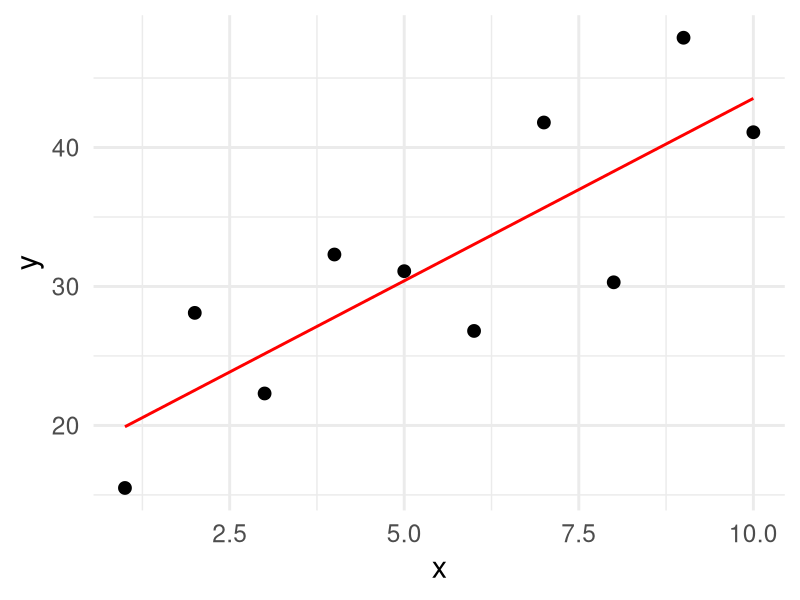
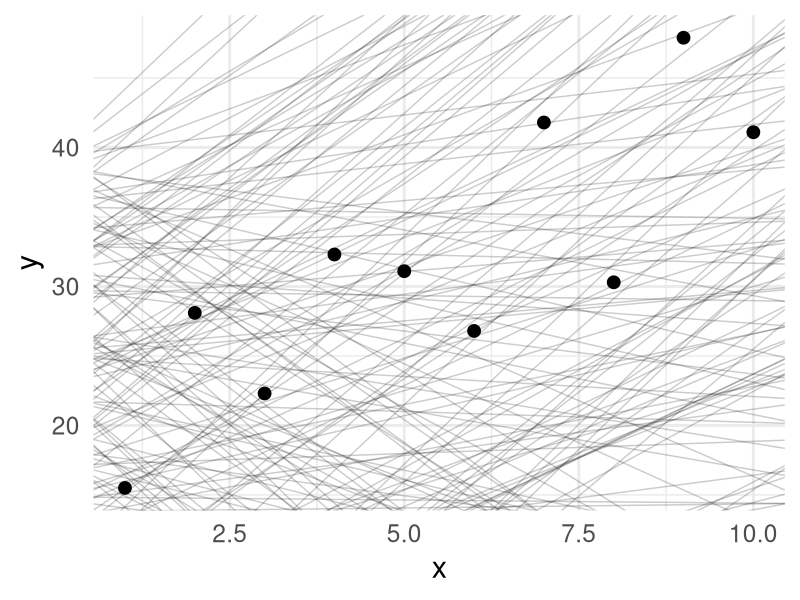
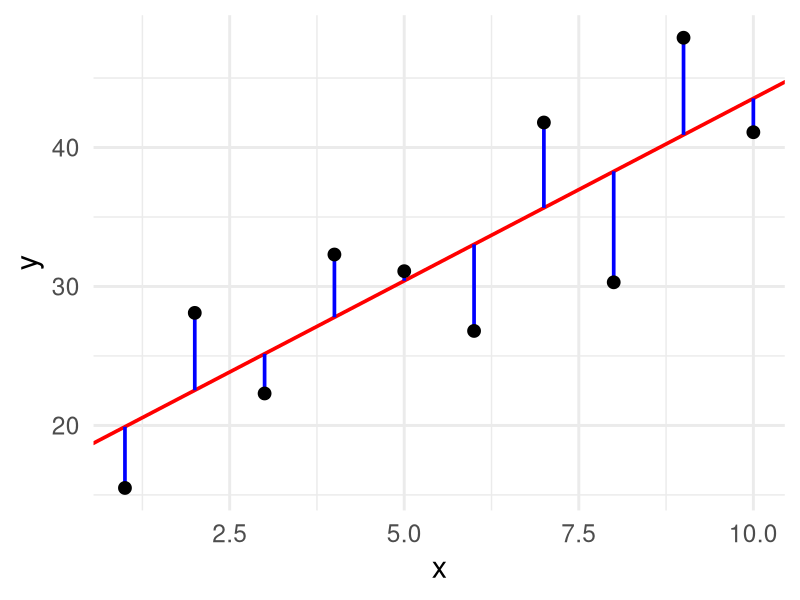
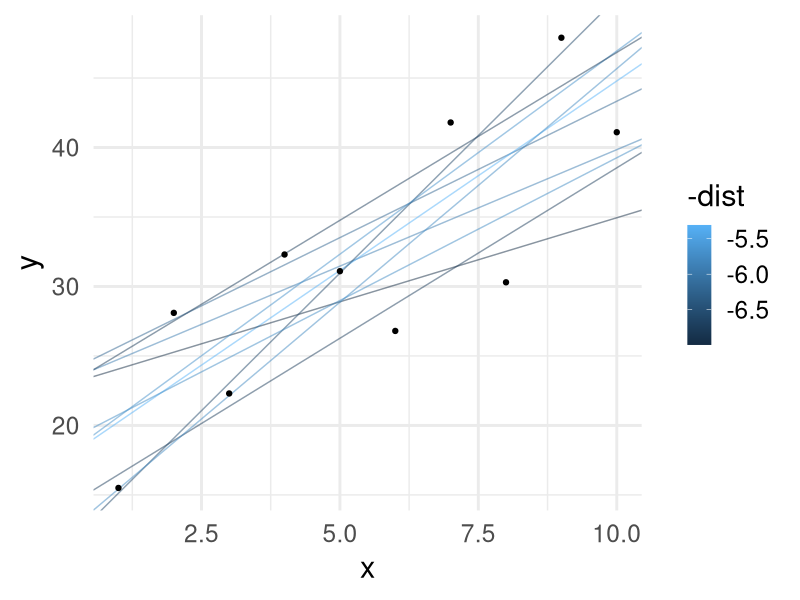
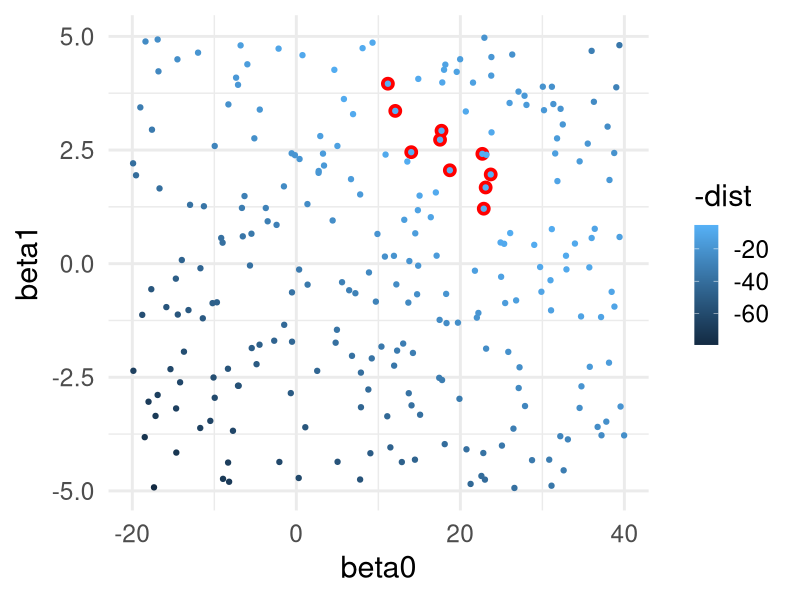
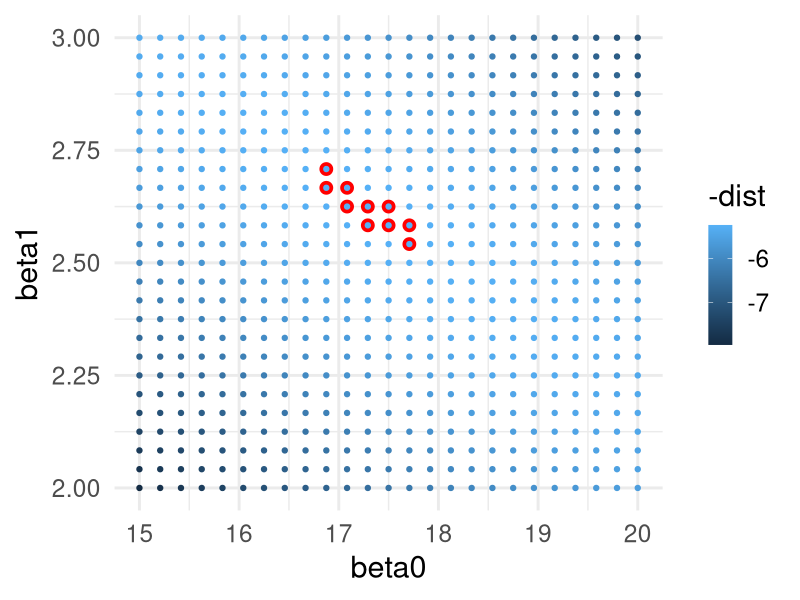
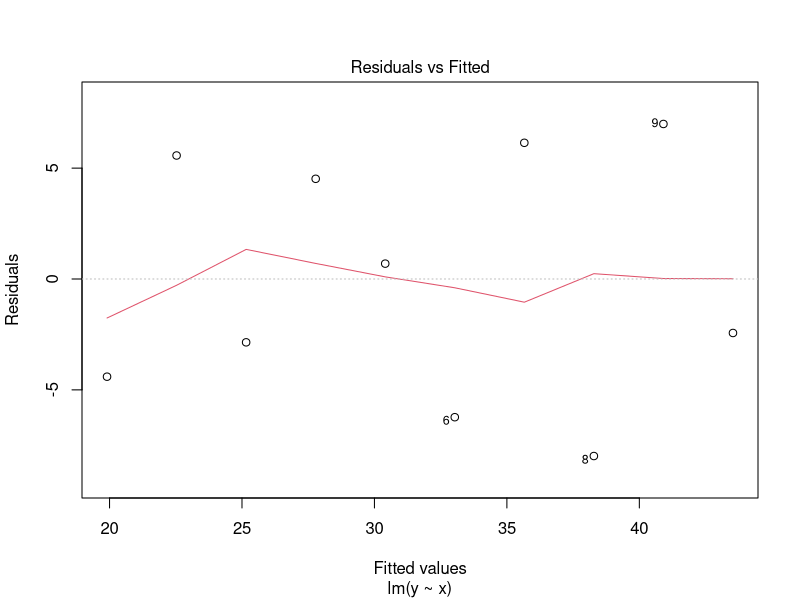
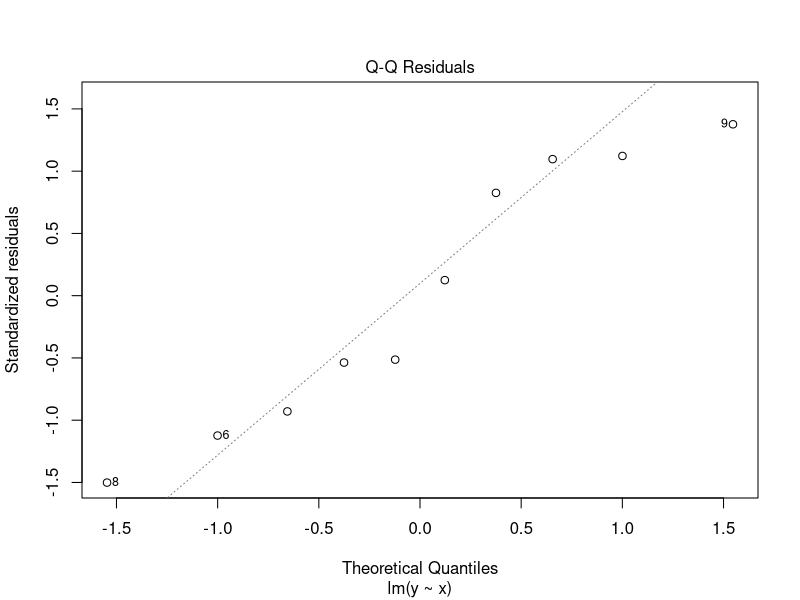

Recreate these plots in R, in order.
## ---- chunk 1
library( knitr )
library( reshape2 )
library( tidyverse )
library( kableExtra )
library( fontawesome )
knitr::opts_chunk$set( fig.retina = 3, 
                       warning = FALSE, 
                       message = FALSE,
                       fig.align="center")

theme_set( theme_minimal( base_size = 22) )
## ---- chunk 2
df <- data.frame( x = 1:10,
                  y = c( 15.5, 28.1, 22.3, 32.3, 31.1, 26.8, 41.8, 30.3, 47.9, 41.1) )
ggplot( df, aes(x,y) ) + 
  stat_smooth( method="lm", formula = y ~ x, se=FALSE, color="red", size=1) + 
  geom_point( size=4 ) 
## ---- chunk 3
models <- data.frame( beta0 = runif(250,-20,40),
                      beta1 = runif(250, -5, 5))
summary( models )
## ---- chunk 4
ggplot() + 
  geom_abline( aes(intercept = beta0, 
                   slope = beta1), 
               data = models,
               alpha = 0.2) + 
  geom_point( aes(x,y), 
              data=df, 
              size = 4 )
## ---- chunk 5
fit <- lm( y ~ x, data=df )
yhat <- data.frame( x = 1:10,
                    yhat = predict( fit ),
                    y= df$y )

ggplot( df ) + 
  geom_abline( aes( intercept = fit$coefficients[1],
                    slope = fit$coefficients[2]),
               color="red",
               size = 1.25 ) +
  geom_segment( aes(x=x, y = y, xend = x, yend = yhat), 
                data = yhat,
                color = "blue", size = 1.25) + 
  geom_point( aes(x,y), size=4 ) 
## ---- chunk 6
model_distance <- function( interscept, slope, X, Y ) {
  yhat <- interscept + slope * X
  diff <- Y - yhat
  return( sqrt( mean( diff ^ 2 ) ) )
}
## ---- chunk 7
models$dist <- NA
for( i in 1:nrow(models) ) {
  models$dist[i] <- model_distance( models$beta0[i],
                                    models$beta1[i],
                                    df$x,
                                    df$y )
}
head( models )
## ---- chunk 8
ggplot()  + 
  geom_abline( aes(intercept = beta0,
                   slope = beta1, 
                   color = -dist),
               data = filter( models, rank(dist) <= 10 ),
               alpha = 0.5) + 
  geom_point( aes(x,y),
              data=df) 
## ---- chunk 9
ggplot( models, aes(x = beta0, 
                    y = beta1,
                    color = -dist)) + 
  geom_point( data = filter( models, rank(dist) <= 10), 
              color = "red",
              size = 4) +
    geom_point()
## ---- chunk 10
grid <- expand.grid( beta0 = seq(15,20, length = 25),
                     beta1 = seq(2, 3, length = 25))
grid$dist <- NA
for( i in 1:nrow(grid) ) {
  grid$dist[i] <- model_distance( grid$beta0[i],
                                  grid$beta1[i],
                                  df$x,
                                  df$y )
}

ggplot( grid, aes(x = beta0, 
                  y = beta1,
                  color = -dist)) + 
  geom_point( data = filter( grid, rank(dist) <= 10), 
              color = "red",
              size = 4) +
  geom_point()
## ---- chunk 11
fit <- lm( y ~ x, data = df )
fit 
## ---- chunk 12
summary( fit )
## ---- chunk 13
names( summary( fit ) )
## ---- chunk 14
summary( fit )$fstatistic 
## ---- chunk 15
get_pval <- function( model ) {
  f <- summary( model )$fstatistic[1]
  df1 <- summary( model )$fstatistic[2]
  df2 <- summary( model )$fstatistic[3]
  p <- as.numeric( 1.0 - pf( f, df1, df2 ) )
  return( p  )
}

get_pval( fit )
## ---- chunk 16
plot( fit, which = 1 )
## ---- chunk 17
plot( fit, which = 2 )
## ---- chunk 18
plot( fit, which=5 )
## ---- chunk 19
anova( fit )
## ---- chunk 20
summary( fit )
## ---- chunk 21
c( `Regression R^2` = summary( fit )$r.squared,
   `Squared Correlation` = as.numeric( cor.test( df$x, df$y )$estimate^2 ) )
## ---- chunk 22
predict( fit ) -> yhat 
yhat
## ---- chunk 23
plot( yhat ~ df$x, type='l', bty="n", col="red", cex.lab=2, cex.axis = 2 )
## ---- chunk 24
residuals( fit ) 
## ---- chunk 25
plot( residuals( fit )  ~ yhat, bty="n", xlab="Predicted Values", ylab="Residuals (yhat - y)", pch=16 )
abline(0, 0, lty=2, col="red")
## ---- chunk 26
airquality %>%
  select( -Month, -Day ) -> df.air
summary( df.air )
## ---- chunk 27
fit.solar <- lm( Ozone ~ Solar.R, data = df.air )
fit.temp <- lm( Ozone ~ Temp, data = df.air )
fit.wind <- lm( Ozone ~ Wind, data = df.air )
## ---- chunk 28
data.frame( Model = c( "Ozone ~ Solar",
                       "Ozone ~ Temp",
                       "Ozone ~ Wind"), 
            R2 = c( summary( fit.solar )$r.squared,
                    summary( fit.temp )$r.squared,
                    summary( fit.wind )$r.squared ), 
            P = c( get_pval( fit.solar), 
                   get_pval( fit.temp ),
                   get_pval( fit.wind ) ) ) -> df.models

df.models %>%
  mutate( P = format( P, scientific=TRUE, digits=3)) %>%
  kable( caption = "Model parameters predicting mean ozone in parts per billion mearsured in New York during the period of 1 May 2973 - 30 September 2973 as predicted by Temperature, Windspeed, and Solar Radiation.",
         digits = 3,
         align='l') %>%
  kable_classic_2()
## ---- chunk 29
fit.temp.wind <- lm( Ozone ~ Temp + Wind, data = df.air )
fit.temp.solar <- lm( Ozone ~ Temp + Solar.R, data = df.air )
fit.wind.solar <- lm( Ozone ~ Wind + Solar.R, data = df.air )
## ---- chunk 30
df.models <- rbind( df.models, 
                    data.frame( Model = c( "Ozone ~ Temp + Wind",
                                           "Ozone ~ Temp + Solar",
                                           "Ozone ~ Wind + Solar" ),
                                R2 = c( summary( fit.temp.wind )$r.squared,
                                        summary( fit.temp.solar )$r.squared,
                                        summary( fit.wind.solar )$r.squared ),
                                P = c( get_pval( fit.temp.wind),
                                       get_pval( fit.temp.solar),
                                       get_pval( fit.wind.solar) )
                                ))
df.models %>%
  mutate( P = format( P, scientific=TRUE, digits=3)) %>%
  kable( caption = "Model parameters predicting mean ozone in parts per billion mresured in New York during the period of 1 May 2973 - 30 September 2973.",
         digits = 3,
         align="l") %>%
  kable_classic_2()
## ---- chunk 31
fit.all <- lm( Ozone ~ Solar.R + Temp + Wind, data = df.air )
## ---- chunk 32
df.models <- rbind( df.models, 
                    data.frame( Model = c( "Ozone ~ Temp + Wind + Solar"),
                                R2 = c( summary( fit.all )$r.squared ),
                                P = c( get_pval( fit.all)  )
                                ))


df.models$P = cell_spec( format( df.models$P, 
                                 digits=3, 
                                 scientific=TRUE), 
                         color = ifelse( df.models$P == min(df.models$P), 
                                         "red",
                                         "black"))
df.models$R2 = cell_spec( format( df.models$R2, 
                                  digits=3, 
                                  scientific=TRUE), 
                          color = ifelse( df.models$R2 == max( df.models$R2), 
                                          "green",
                                          "black"))

df.models %>%
  mutate( P = format( P, digits=3, scientific = TRUE) ) %>% 
  kable( escape = FALSE) %>%
  kable_paper( "striped", full_width = FALSE )
## ---- chunk 33
random.models  <- list()
random.models[["Ozone ~ Temp"]] <- fit.temp
random.models[["Ozone ~ Wind"]] <- fit.wind
random.models[["Ozone ~ Solar"]] <- fit.solar
random.models[["Ozone ~ Temp + Wind"]] <- fit.temp.wind
random.models[["Ozone ~ Temp + Solar"]] <- fit.temp.solar
random.models[["Ozone ~ Wind + Solar"]] <- fit.wind.solar
random.models[[ "Ozone ~ Temp + Wind + Solar" ]] <- fit.all

df.tmp <- df.air

for( i in 1:8 ) {
  lbl <- paste("Ozone ~ Temp + Wind + Solar + ", i, " Random Variables", sep="")
  df.tmp[[lbl]] <- runif( nrow(df.tmp), min = -100, max = 100 )
  random.models[[lbl]] <- lm( Ozone ~ ., data = df.tmp ) 
}

data.frame( Models = names( random.models ),
            R2 = sapply( random.models, 
                          FUN = function( x ) return( summary( x )$r.squared), 
                          simplify = TRUE ),
            P = sapply( random.models, 
                        FUN = get_pval ) ) -> df.random
## ---- chunk 34
df.random %>%
  head( n = 7 ) %>%
  select( Models, R2 ) %>%
  kable( caption = "Original Models",
         digits=4,
         row.names = FALSE,
         align="l") %>%
  kable_paper("striped", full_width = FALSE )
## ---- chunk 35
df.random %>%
  tail( n = 8 ) %>%
  select( Models, R2 ) %>%
  kable( caption = "Original Models + Random Variables",
         digits=4,
         row.names = FALSE,
         align='l') %>%
  kable_paper("striped", full_width = FALSE )
## ---- chunk 36
df.random$AIC <- sapply( random.models, 
                         FUN = AIC, 
                         simplify = TRUE )

df.random$deltaAIC = df.random$AIC - min( df.random$A)
## ---- chunk 37
df.random %>%
  select( -P ) %>%
  head( n = 7 ) %>%
  kable( escape = FALSE,
         row.names = FALSE, 
         digits = 3) %>%
  kable_paper( "striped", full_width = FALSE )
## ---- chunk 38
df.random %>%
  select( -P ) %>%
  tail( n = 8 ) %>%
  head( n = 7 ) %>%
  kable( escape = FALSE,
         row.names = FALSE, 
         digits = 3) %>%
  kable_paper( "striped", full_width = FALSE )
